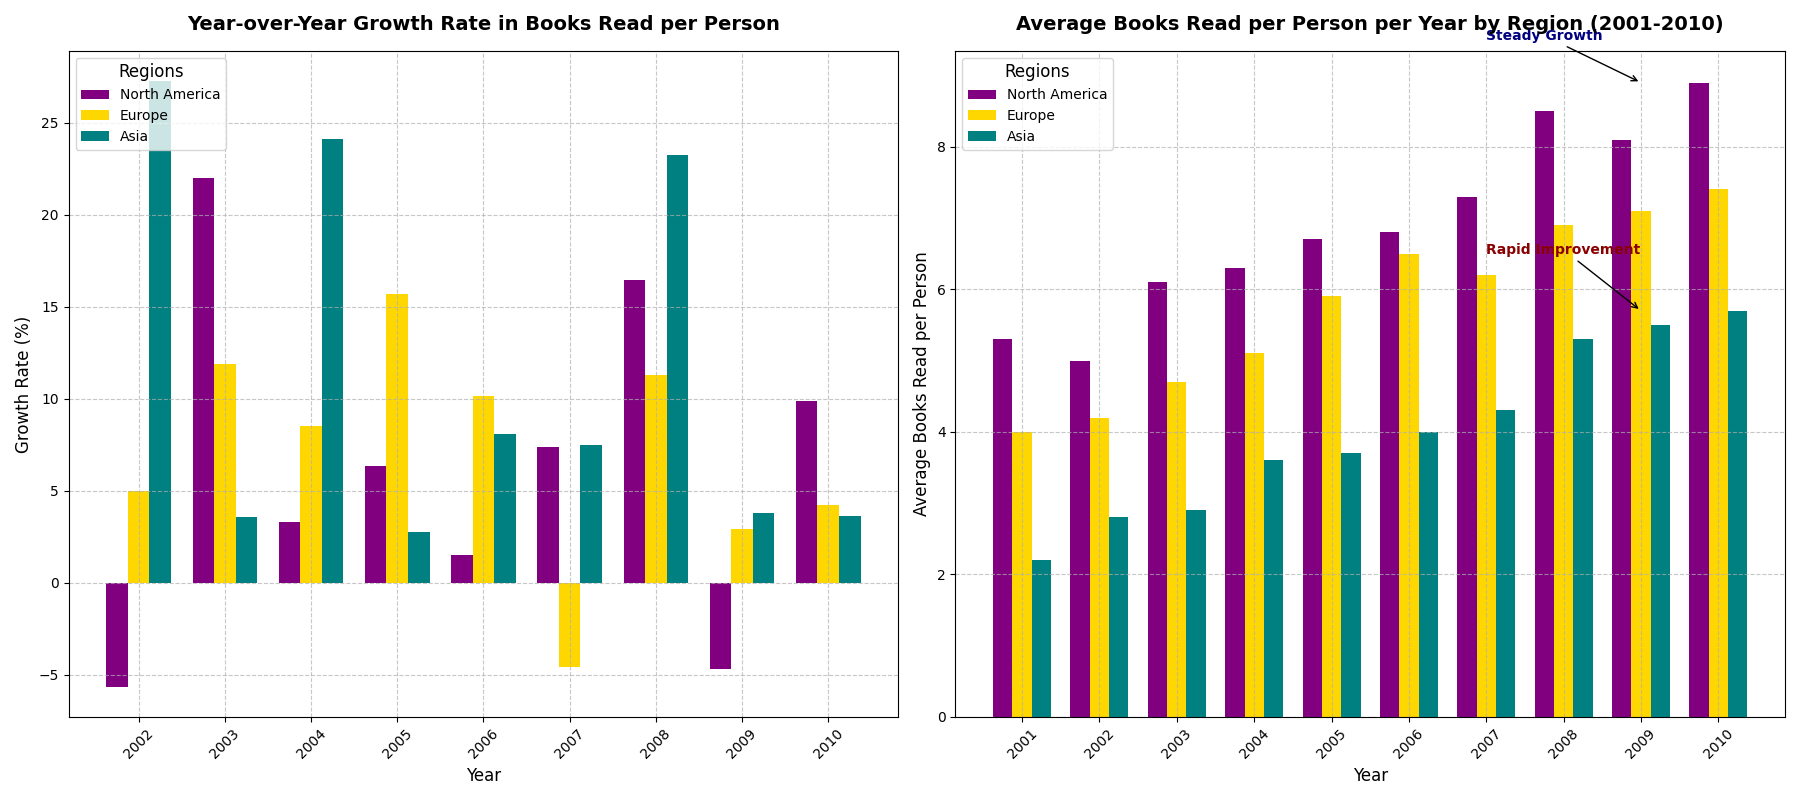

Here is the Python script that generated this plot:
import matplotlib.pyplot as plt
import numpy as np

years = np.arange(2001, 2011)

north_america_books = np.array([5.3, 5, 6.1, 6.3, 6.7, 6.8, 7.3, 8.5, 8.1, 8.9])
europe_books = np.array([4, 4.2, 4.7, 5.1, 5.9, 6.5, 6.2, 6.9, 7.1, 7.4])
asia_books = np.array([2.2, 2.8, 2.9, 3.6, 3.7, 4, 4.3, 5.3, 5.5, 5.7])

north_america_growth = np.diff(north_america_books) / north_america_books[:-1] * 100 
europe_growth = np.diff(europe_books) / europe_books[:-1] * 100
asia_growth = np.diff(asia_books) / asia_books[:-1] * 100

fig, (ax1, ax2) = plt.subplots(1, 2, figsize=(18, 8))

x = np.arange(len(years))
width = 0.25

# Changed colors
ax1.bar(x[1:] - width, north_america_growth, width, label='North America', color='purple')
ax1.bar(x[1:], europe_growth, width, label='Europe', color='gold')
ax1.bar(x[1:] + width, asia_growth, width, label='Asia', color='teal')

ax1.set_xlabel('Year', fontsize=12)
ax1.set_ylabel('Growth Rate (%)', fontsize=12)
ax1.set_title('Year-over-Year Growth Rate in Books Read per Person', fontsize=14, weight='bold', pad=15)
ax1.set_xticks(x[1:])
ax1.set_xticklabels(years[1:], rotation=45)
ax1.legend(loc='upper left', fontsize=10, title='Regions', title_fontsize=12)
ax1.grid(True, linestyle='--', alpha=0.7)

ax2.bar(x - width, north_america_books, width, label='North America', color='purple')
ax2.bar(x, europe_books, width, label='Europe', color='gold')
ax2.bar(x + width, asia_books, width, label='Asia', color='teal')

ax2.set_xlabel('Year', fontsize=12)
ax2.set_ylabel('Average Books Read per Person', fontsize=12)
ax2.set_title('Average Books Read per Person per Year by Region (2001-2010)', fontsize=14, weight='bold', pad=15)
ax2.set_xticks(x)
ax2.set_xticklabels(years, rotation=45)
ax2.legend(loc='upper left', fontsize=10, title='Regions', title_fontsize=12)
ax2.grid(True, linestyle='--', alpha=0.7)

ax2.annotate('Steady Growth', xy=(8, 8.9), xytext=(6, 9.5),
             arrowprops=dict(facecolor='black', arrowstyle='->', lw=1), fontsize=10, color='navy', weight='bold')
ax2.annotate('Rapid Improvement', xy=(8, 5.7), xytext=(6, 6.5),
             arrowprops=dict(facecolor='black', arrowstyle='->', lw=1), fontsize=10, color='darkred', weight='bold')

plt.tight_layout()
plt.show()
